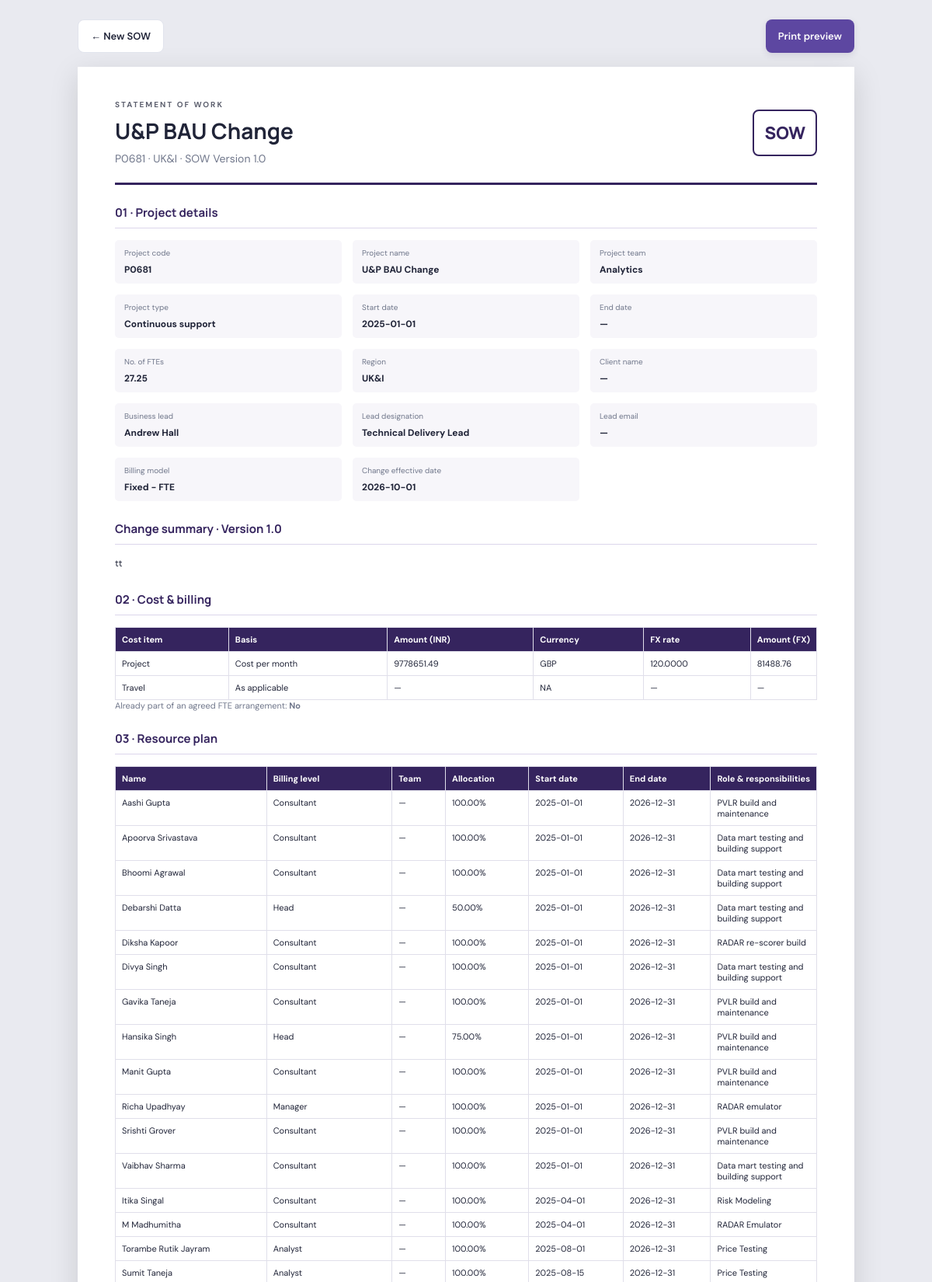
The app's page /projects/2/print (upper part) with its own data.
### app.py (models this page shows)
class SowProject(db.Model):
    __tablename__ = "sow_projects"
    id = db.Column(db.Integer, primary_key=True)
    project_code = db.Column(db.String(30), nullable=False, index=True)
    project_name = db.Column(db.String(100), nullable=False)
    project_team = db.Column(db.String(100))
    project_type = db.Column(db.String(100))
    start_date = db.Column(db.Date)
    end_date = db.Column(db.Date)
    fte_count = db.Column(db.Numeric(8, 2))
    region = db.Column(db.String(100))
    client_name = db.Column(db.String(150))
    business_lead = db.Column(db.String(150))
    business_lead_designation = db.Column(db.String(150))
    business_lead_email = db.Column(db.String(255))
    billing_model = db.Column(db.String(100))
    change_effective_date = db.Column(db.Date)
    already_agreed_fte = db.Column(db.String(10))
    project_cost_inr = db.Column(db.Numeric(14, 2))
    billing_currency = db.Column(db.String(10))
    fx_rate = db.Column(db.Numeric(12, 4))
    project_cost_fx = db.Column(db.Numeric(14, 2))
    travel_cost_inr = db.Column(db.Numeric(14, 2))
    travel_currency = db.Column(db.String(10))
    travel_fx_rate = db.Column(db.Numeric(12, 4))
    travel_cost_fx = db.Column(db.Numeric(14, 2))
    executive_summary = db.Column(db.Text)
    background = db.Column(db.Text)
    in_scope = db.Column(db.Text)
    out_of_scope = db.Column(db.Text)
    dependencies_risks = db.Column(db.Text)
    required_skills = db.Column(db.Text)
    software_required = db.Column(db.Text)
    other_notes = db.Column(db.Text)
    declarations = db.Column(db.Text)
    sow_version = db.Column(db.String(30), nullable=False, default="1.0")
    change_summary = db.Column(db.Text)
    created_at = db.Column(db.DateTime, default=datetime.utcnow, nullable=False)
    resources = db.relationship(
        "SowResource", backref="project", cascade="all, delete-orphan",
        order_by="SowResource.sort_order"
    )
    milestones = db.relationship(
        "SowMilestone", backref="project", cascade="all, delete-orphan",
        order_by="SowMilestone.sort_order"
    )

class SowResource(db.Model):
    __tablename__ = "sow_resources"
    id = db.Column(db.Integer, primary_key=True)
    project_id = db.Column(db.Integer, db.ForeignKey("sow_projects.id"), nullable=False)
    name = db.Column(db.String(150), nullable=False)
    billing_level = db.Column(db.String(100))
    team = db.Column(db.String(100))
    allocation_percent = db.Column(db.Numeric(6, 2), default=100)
    start_date = db.Column(db.Date)
    end_date = db.Column(db.Date)
    responsibilities = db.Column(db.String(500))
    sort_order = db.Column(db.Integer, default=0)

### app.py (the view)
@app.route("/projects/<int:project_id>/print")
def print_project(project_id):
    project = db.get_or_404(SowProject, project_id)
    pdf_filename = f"{re.sub(r'[^A-Za-z0-9_-]+', '_', project.project_code or 'SOW')}_{project.id}.pdf"
    pdf_path = os.path.join(app.instance_path, "generated_pdfs", pdf_filename)
    return render_template("print.html", project=project, preview_mode=False,
                           pdf_exists=os.path.exists(pdf_path), pdf_filename=pdf_filename)

### app.py (called while the page is built)
@app.before_request
def initialize_schema_for_demo():
    ensure_schema()

### templates/print.html (shortened to what this page needs)
<!doctype html>
<html lang="en">
<head><link rel="stylesheet" href="{{ url_for('static', filename='style.css') }}"></head>
<body class="print-body">
<div class="print-toolbar no-print">
  {% if preview_mode %}
    <button class="btn btn-light" onclick="history.back()">← Back to edit</button>
    <button class="btn btn-primary" type="button" id="open-save-confirm">Save SOW &amp; Generate PDF ✓</button>
    <div class="modal-backdrop no-print" id="save-confirm-modal" {% if not modal_open|default(false) %}hidden{% endif %}>
      <div class="confirm-modal" role="dialog" aria-modal="true" aria-labelledby="confirm-title">
        <div class="modal-icon">✓</div>
        <h2 id="confirm-title">Confirm SOW submission</h2>
        <p class="modal-intro">Confirm the project identity and version details before the record and PDF are created.</p>
        {% if confirmation_error|default('') %}<p class="form-error" role="alert">{{ confirmation_error }}</p>{% endif %}
        <form action="{{ url_for('create_project') }}" method="post" id="final-save-form">
          <label>Project code<input name="project_code_confirm" value="{{ project.project_code }}" readonly required></label>
          <label>SOW version<input name="sow_version" value="{{ request.form.get('sow_version', project.sow_version|default('1.0')) }}" required maxlength="30" placeholder="e.g. 1.0 or 1.1"></label>
          <label>Change summary<textarea name="change_summary" rows="4" placeholder="Describe what changed in this SOW version…" required>{{ request.form.get('change_summary', '') }}</textarea></label>
          <div class="modal-actions"><button class="btn btn-light" type="button" id="cancel-save-confirm">Cancel</button><button class="btn btn-primary" type="submit">Confirm &amp; Save PDF</button></div>
        </form>
      </div>
    </div>
  {% else %}
    <a class="btn btn-light" href="{{ url_for('index') }}">← New SOW</a>
    <button class="btn btn-primary" onclick="window.print()">Print preview</button>
  {% endif %}
</div>
<main class="document">
  <header class="doc-header"><div><div class="eyebrow">STATEMENT OF WORK</div><h1>{{ project.project_name }}</h1><p>{{ project.project_code }} · {{ project.region or 'Region not specified' }} · SOW Version {{ project.sow_version|default('1.0') }}</p></div><div class="doc-mark">SOW</div></header>
  <section class="doc-section"><h2>01 · Project details</h2><div class="doc-grid">
    {% for label, value in [('Project code',project.project_code),('Project name',project.project_name),('Project team',project.project_team),('Project type',project.project_type),('Start date',project.start_date),('End date',project.end_date),('No. of FTEs',project.fte_count),('Region',project.region),('Client name',project.client_name),('Business lead',project.business_lead),('Lead designation',project.business_lead_designation),('Lead email',project.business_lead_email),('Billing model',project.billing_model),('Change effective date',project.change_effective_date)] %}
    <div class="doc-field"><span>{{ label }}</span><strong>{{ value or '—' }}</strong></div>{% endfor %}
  </div></section>
  {% if project.change_summary %}<section class="doc-section"><h2>Change summary · Version {{ project.sow_version|default('1.0') }}</h2><div class="rich-output">{{ project.change_summary|safe }}</div></section>{% endif %}
  <section class="doc-section"><h2>02 · Cost &amp; billing</h2><table class="doc-table"><thead><tr><th>Cost item</th><th>Basis</th><th>Amount (INR)</th><th>Currency</th><th>FX rate</th><th>Amount (FX)</th></tr></thead><tbody>
    <tr><td>Project</td><td>Cost per month</td><td>{{ project.project_cost_inr or '—' }}</td><td>{{ project.billing_currency or '—' }}</td><td>{{ project.fx_rate or '—' }}</td><td>{{ project.project_cost_fx or '—' }}</td></tr>
    <tr><td>Travel</td><td>As applicable</td><td>{{ project.travel_cost_inr or '—' }}</td><td>{{ project.travel_currency or '—' }}</td><td>{{ project.travel_fx_rate or '—' }}</td><td>{{ project.travel_cost_fx or '—' }}</td></tr>
  </tbody></table><p class="muted">Already part of an agreed FTE arrangement: <strong>{{ project.already_agreed_fte or '—' }}</strong></p></section>
  <section class="doc-section"><h2>03 · Resource plan</h2><table class="doc-table"><thead><tr><th>Name</th><th>Billing level</th><th>Team</th><th>Allocation</th><th>Start date</th><th>End date</th><th>Role &amp; responsibilities</th></tr></thead><tbody>
  {% for r in project.resources %}<tr><td>{{ r.name }}</td><td>{{ r.billing_level or '—' }}</td><td>{{ r.team or '—' }}</td><td>{{ r.allocation_percent or 0 }}%</td><td>{{ r.start_date or '—' }}</td><td>{{ r.end_date or '—' }}</td><td>{{ r.responsibilities or '—' }}</td></tr>{% else %}<tr><td colspan="7">No resources provided.</td></tr>{% endfor %}
  </tbody></table></section>
</main>
</body></html>

### static/style.css (style rules this page uses)
:root { --ink:#202438;--muted:#70778b;--line:#e1e4ed;--bg:#f5f6fa;--purple:#35245e;--purple2:#5d47a1;--accent:#7763c5;--white:#fff }
* { box-sizing:border-box }
body { margin:0;background:var(--bg);color:var(--ink);font-family:'DM Sans',Arial,sans-serif;font-size:14px }
h1,h2,h3,p { margin-top:0 }
h1,h2,h3 { font-family:Manrope,Arial,sans-serif }
.eyebrow { font-size:10px;font-weight:700;letter-spacing:2px;opacity:.72 }
.btn { font:600 13px 'DM Sans',sans-serif;border:0;border-radius:8px;padding:12px 16px;cursor:pointer;text-decoration:none;display:inline-flex;align-items:center;justify-content:center;gap:8px }
.btn-primary { background:var(--purple2);color:white;box-shadow:0 3px 8px #35245e20 }
.btn-light { background:white;color:var(--ink);border:1px solid var(--line) }
table { width:100%;border-collapse:collapse }
th { background:#f2f0f8;color:#4b4267;font-size:11px;text-align:left;font-weight:700;white-space:nowrap }
th,td { padding:8px;border-bottom:1px solid #e9eaf1 }
td:last-child { width:35px }
.print-body { background:#e9eaf0;padding:25px }
.print-toolbar { max-width:1000px;margin:0 auto 18px;display:flex;justify-content:space-between }
.document { max-width:1000px;margin:0 auto;background:white;padding:42px 48px;box-shadow:0 10px 35px #1112 }
.doc-header { display:flex;justify-content:space-between;align-items:center;border-bottom:3px solid var(--purple);padding-bottom:22px;margin-bottom:25px }
.doc-header h1 { font-size:28px;margin:8px 0 }
.doc-header p { margin:0;color:var(--muted) }
.doc-mark { font-family:Manrope,sans-serif;font-weight:800;font-size:22px;color:var(--purple);border:2px solid var(--purple);padding:13px;border-radius:8px }
.doc-section { margin:25px 0;break-inside:avoid }
.doc-section h2 { font-size:15px;color:var(--purple);border-bottom:1px solid #dcd6eb;padding-bottom:9px;margin-bottom:15px }
.doc-grid { display:grid;grid-template-columns:repeat(3,minmax(0,1fr));gap:14px }
.doc-field { padding:10px 12px;background:#f7f6fa;border-radius:5px;min-width:0 }
.doc-field span { display:block;color:var(--muted);font-size:10px;margin-bottom:5px }
.doc-field strong { font-size:12px;overflow-wrap:anywhere }
.doc-table { font-size:11px }
.doc-table th { background:var(--purple);color:white }
.doc-table th,.doc-table td { padding:8px;border:1px solid #e0dfea;vertical-align:top;overflow-wrap:anywhere }
.muted { color:var(--muted);font-size:11px }
.rich-output { font-size:12px;line-height:1.65;overflow-wrap:anywhere }

### records on screen
SowProject: project_name "U&P BAU Change", project_code "P0681", region "UK&I", sow_version "1.0", label "Project code", label "Project name", label "Project team", project_team "Analytics", label "Project type", project_type "Continuous support", start_date "2025-01-01" "27.25" "2026-10-01", label "Region", label "Business lead", business_lead "Andrew Hall", label "Lead designation", business_lead_designation "Technical Delivery Lead", label "Billing model", billing_model "Fixed - FTE", change_summary "tt", project_cost_inr "9778651.49", billing_currency "GBP", fx_rate "120.0000", project_cost_fx "81488.76", travel_cost_inr "—", travel_currency "NA", travel_fx_rate "—", travel_cost_fx "—", already_agreed_fte "No"
SowResource: name "Aashi Gupta", billing_level "Consultant", team "—", allocation_percent "100.00", start_date "2025-01-01", end_date "2026-12-31", responsibilities "PVLR build and maintenance"
SowResource: name "Apoorva Srivastava", billing_level "Consultant", team "—", allocation_percent "100.00", start_date "2025-01-01", end_date "2026-12-31", responsibilities "Data mart testing and building support"
SowResource: name "Bhoomi Agrawal", billing_level "Consultant", team "—", allocation_percent "100.00", start_date "2025-01-01", end_date "2026-12-31", responsibilities "Data mart testing and building support"
SowResource: name "Debarshi Datta", billing_level "Head", team "—", allocation_percent "50.00", start_date "2025-01-01", end_date "2026-12-31", responsibilities "Data mart testing and building support"
SowResource: name "Diksha Kapoor", billing_level "Consultant", team "—", allocation_percent "100.00", start_date "2025-01-01", end_date "2026-12-31", responsibilities "RADAR re-scorer build"
SowResource: name "Divya Singh", billing_level "Consultant", team "—", allocation_percent "100.00", start_date "2025-01-01", end_date "2026-12-31", responsibilities "Data mart testing and building support"
SowResource: name "Gavika Taneja", billing_level "Consultant", team "—", allocation_percent "100.00", start_date "2025-01-01", end_date "2026-12-31", responsibilities "PVLR build and maintenance"
SowResource: name "Hansika Singh", billing_level "Head", team "—", allocation_percent "75.00", start_date "2025-01-01", end_date "2026-12-31", responsibilities "PVLR build and maintenance"
SowResource: name "Manit Gupta", billing_level "Consultant", team "—", allocation_percent "100.00", start_date "2025-01-01", end_date "2026-12-31", responsibilities "PVLR build and maintenance"
SowResource: name "Richa Upadhyay", billing_level "Manager", team "—", allocation_percent "100.00", start_date "2025-01-01", end_date "2026-12-31", responsibilities "RADAR emulator"
SowResource: name "Srishti Grover", billing_level "Consultant", team "—", allocation_percent "100.00", start_date "2025-01-01", end_date "2026-12-31", responsibilities "PVLR build and maintenance"
SowResource: name "Vaibhav Sharma", billing_level "Consultant", team "—", allocation_percent "100.00", start_date "2025-01-01", end_date "2026-12-31", responsibilities "Data mart testing and building support"
SowResource: name "Itika Singal", billing_level "Consultant", team "—", allocation_percent "100.00", start_date "2025-04-01", end_date "2026-12-31", responsibilities "Risk Modeling"
SowResource: name "M Madhumitha", billing_level "Consultant", team "—", allocation_percent "100.00", start_date "2025-04-01", end_date "2026-12-31", responsibilities "RADAR Emulator"
SowResource: name "Torambe Rutik Jayram", billing_level "Analyst", team "—", allocation_percent "100.00", start_date "2025-08-01", end_date "2026-12-31", responsibilities "Price Testing"
SowResource: name "Sumit Taneja", billing_level "Analyst", team "—", allocation_percent "100.00", start_date "2025-08-15", end_date "2026-12-31", responsibilities "Price Testing"

### other values on screen
{{ label }} "Start date" "End date" "No. of FTEs" "Client name" "Lead email" "Change effective date"
{{ value or '—' }} "—" "—" "—"
